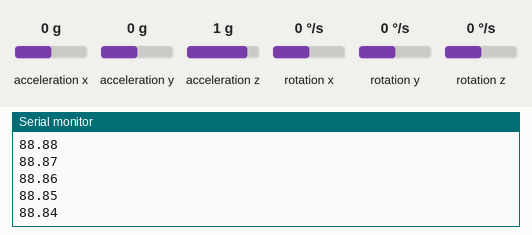
Recording of a sketch running on a simulated Arduino Uno, built with avr-gcc and run on an emulated ATmega328P. Parts: the last lines printed to the serial monitor. Wiring (inferred from the names in the program): MPU-6050 motion sensor at I2C address 0x68. The inputs (shaded band) are chosen by the test bench; at power-on: acceleration y 0 g, acceleration z 1 g, rotation x 0 °/s, acceleration x 0 g, rotation y 0 °/s, rotation z 0 °/s.

Above: at 1.2 s.
1.3 s: acceleration y set to -1.4 g
At 1.9 s:
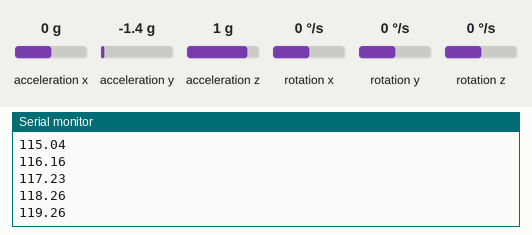
2.8 s: acceleration z set to -1.4 g
At 3.9 s:
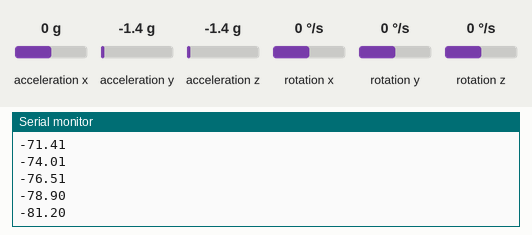
4.3 s: rotation x set to -192 °/s
At 4.8 s:
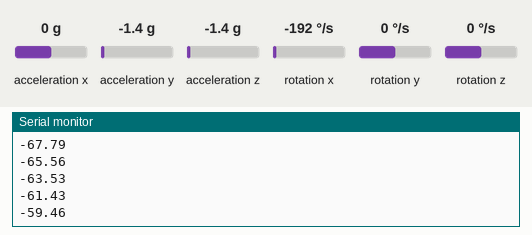
Timing chart, 0 to 7.3 s (numbered marks = the images above; inputs shaded):
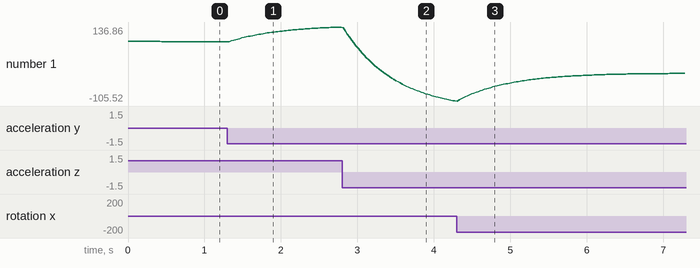

The sketch:

Read_IMU.ino
```cpp
// Filtro complementario MPU6050

#include <Wire.h>

const int MPU6050 = 0x68; // Direccion I2C
float X_out, Y_out, Z_out;
float RX_out, RY_out, RZ_out;

// Offset a calibrar para el acelerometro
#define OFFSET_X 0.00
#define OFFSET_Y 0.00
#define OFFSET_Z 0.00

#define OFFSET_GX -289.83
#define OFFSET_GY 0.00
#define OFFSET_GZ 0.00


void setup() {

  Serial.begin(9600);
  Wire.begin();

  if(!MPU6050_16g_init()){
    Serial.print("Error: MPU6050 no encontrado");
    while(true);
  }

  /*
  Serial.println("Calibrando...");
  const int n = 30000;
  float val_cal = 0.0;
  for(int i = 0; i < n; i++){
    MPU6050_16g_read_raw();
    val_cal += RX_out;
  }
  val_cal = val_cal/((float)n);
  Serial.println(val_cal);
  while(1);
*/

}


void loop() {
  MPU6050_16g_read_raw();

  Serial.print(DLPF(read_angle_x()));
  Serial.write('\n');
  delay(25);
}


float read_angle_x() {
  static unsigned long m_o = 0;
  static float Gx = 90.0;
  Gx = Gx - ((((float)RX_out) - OFFSET_GX) * 0.007907 * (millis() - m_o) * 0.0075 / 8.0);
  Gx = 0.96*Gx + 0.04*read_acc_x();
  m_o = millis();
  return Gx;
}

float read_acc_x(){
  return (atan2(Z_out,Y_out)*(180.0/3.1416));
}


float DLPF(float input){
  static float m_o = 90.0;
  float out = (m_o*0.8) + (input*0.2);
  m_o = input;
  return out;
}


void MPU6050_16g_read_raw() {

  Wire.beginTransmission(MPU6050);
  Wire.write(0x3B); // Registro I2C
  Wire.endTransmission(false);
  Wire.requestFrom(MPU6050, 6, true);
  X_out = (float)(Wire.read() << 8 | Wire.read());
  X_out = (X_out / 2048) - OFFSET_X;
  Y_out = (float)(Wire.read() << 8 | Wire.read());
  Y_out = (Y_out / 2048) - OFFSET_Y;
  Z_out = (float)(Wire.read() << 8 | Wire.read());
  Z_out = (Z_out / 2048) - OFFSET_Z;

  Wire.beginTransmission(MPU6050);
  Wire.write(0x43); // Registro I2C
  Wire.endTransmission(false);
  Wire.requestFrom(MPU6050, 6, true);
  RX_out = (float)( Wire.read() << 8 | Wire.read());
  RY_out = (float)( Wire.read() << 8 | Wire.read());
  RZ_out = (float)( Wire.read() << 8 | Wire.read());

}

boolean MPU6050_16g_init() {

  Wire.beginTransmission(MPU6050);
  if (Wire.endTransmission() == 2) {
    return 0;
  }

  // Rango máximo +-16g
  Wire.beginTransmission(MPU6050);
  Wire.write(0x1C);
  Wire.write(B00011000);
  Wire.endTransmission();

  return 1;
}
```

Measured:
- after the input at 1.3 s, the serial monitor: prints a new line after 0.05 s (image 1)
- plotted number 1: 88.8 → 136.86 after the input at 1.3 s
